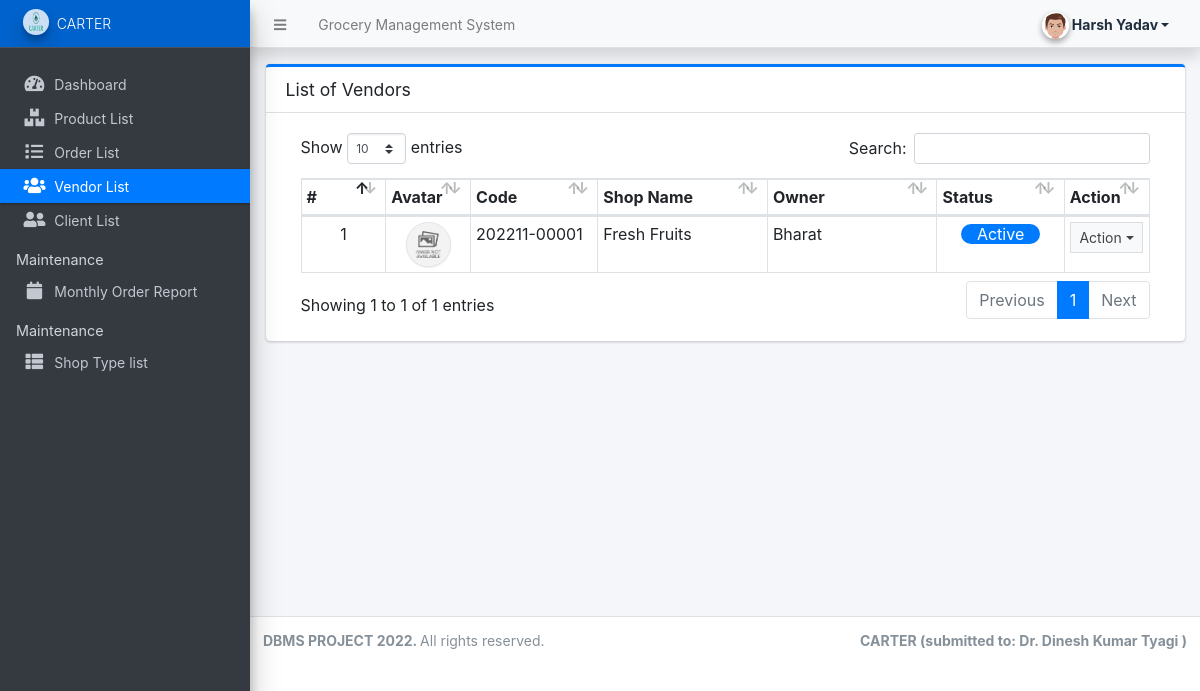
Page /admin/?page=vendors (signed in) on the earlier database version.
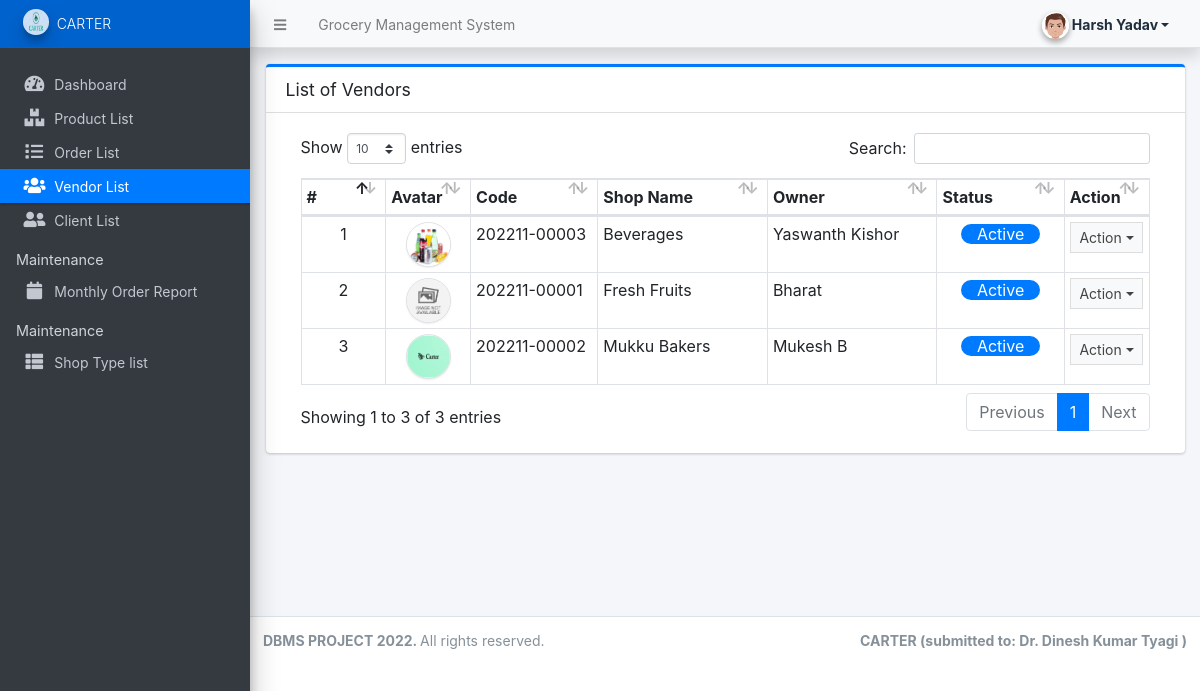
Same page on the later database version.
### tables this page shows
CREATE TABLE `vendor_list` (
  `id` int(30) NOT NULL,
  `code` varchar(100) NOT NULL,
  `shop_type_id` int(30) NOT NULL,
  `shop_name` text NOT NULL,
  `shop_owner` text NOT NULL,
  `contact` text NOT NULL,
  `username` text NOT NULL,
  `password` text NOT NULL,
  `avatar` text DEFAULT NULL,
  `status` tinyint(1) NOT NULL DEFAULT 1,
  `delete_flag` tinyint(1) NOT NULL DEFAULT 0,
  `date_created` datetime NOT NULL DEFAULT current_timestamp(),
  `date_updated` datetime DEFAULT NULL ON UPDATE current_timestamp()
);

### config.php (called while the page is built, shortened)
<?php
function validate_image($file){
    $file = explode("?",$file)[0];
	if(!empty($file)){
		if(is_file(base_app.$file)){
			return base_url.$file;
		}else{
			return base_url.'dist/img/no-image-available.png';
		}
	}else{
		return base_url.'dist/img/no-image-available.png';
	}
}
?>

### admin/vendors/index.php (the view, shortened to what this page needs)
<div class="card card-outline card-primary">
	<div class="card-header">
		<h3 class="card-title">List of Vendors</h3>
	</div>
	<div class="card-body">
		<div class="container-fluid">
        <div class="container-fluid">
			<table class="table table-bordered table-stripped">
				<colgroup>
					<col width="10%">
					<col width="10%">
					<col width="15%">
					<col width="20%">
					<col width="20%">
					<col width="15%">
					<col width="10%">
				</colgroup>
				<thead>
					<tr>
						<th>#</th>
						<th>Avatar</th>
						<th>Code</th>
						<th>Shop Name</th>
						<th>Owner</th>
						<th>Status</th>
						<th>Action</th>
					</tr>
				</thead>
				<tbody>
					<?php
					$i = 1;
						$qry = $conn->query("SELECT * from `vendor_list` where delete_flag = 0 order by shop_name asc ");
						while($row = $qry->fetch_assoc()):
					?>
						<tr>
							<td class="text-center"><?php echo $i++; ?></td>
							<td class="text-center"><img src="<?php echo validate_image($row['avatar']) ?>" class="img-avatar img-thumbnail p-0 border-2" alt="vendor_avatar"></td>
							<td><?php echo ($row['code']) ?></td>
							<td><?php echo ucwords($row['shop_name']) ?></td>
							<td><?php echo ucwords($row['shop_owner']) ?></td>
							<td class="text-center">
								<?php if($row['status'] == 1): ?>
									<span class="bage badge-primary px-3 rounded-pill">Active</span>
								<?php else: ?>
									<span class="bage badge-danger px-3 rounded-pill">Inactive</span>
								<?php endif; ?>
							</td>
							<td align="center">
								 <button type="button" class="btn btn-flat btn-default btn-sm dropdown-toggle dropdown-icon" data-toggle="dropdown">
				                  		Action
				                  </button>
							</td>
						</tr>
					<?php endwhile; ?>
				</tbody>
			</table>
		</div>
		</div>
	</div>
</div>

Differences in the rows shown:
added vendor_list: shows a picture, code "202211-00003", shop_name "Beverages", shop_owner "Yaswanth Kishor", status "Active"
added vendor_list: shows a picture, code "202211-00002", shop_name "Mukku Bakers", shop_owner "Mukesh B", status "Active"
Other differences:
text written by a page script: "Show entries Search: Showing 1 to 1 of 1 entries Previous 1 Next" → "Show entries Search: Showing 1 to 3 of 3 entries Previous 1 Next"
